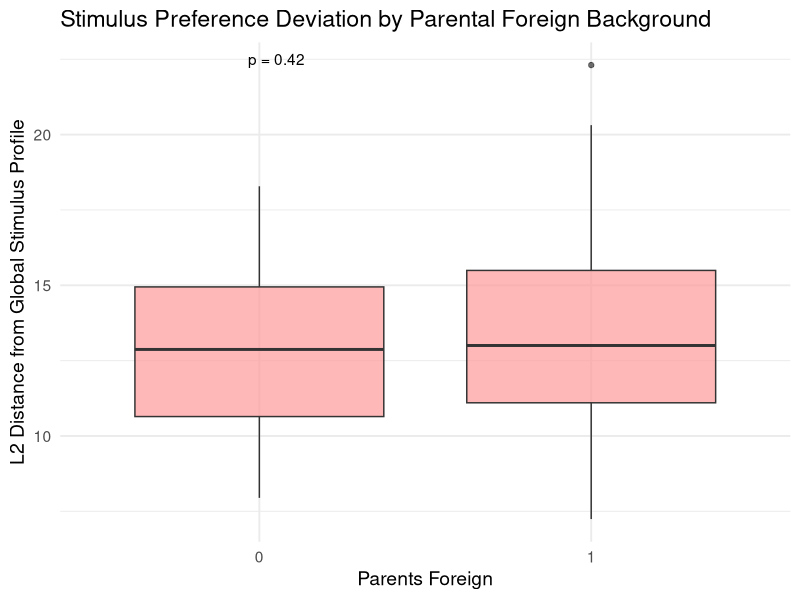

Here is the R script that generated this plot:
library(tidyverse)
library(ggpubr)  # Pour stat_compare_means()

# Charger les données
df <- read.csv("full_questionnaire_data.csv")

# Sélectionner les colonnes des stims
stim_vars <- grep("^stim_", names(df), value = TRUE)

# Supprimer les lignes avec tous les stims manquants
df <- df %>%
  filter(rowSums(is.na(select(., all_of(stim_vars)))) < length(stim_vars))

# Calculer la moyenne globale pour chaque stim
global_means <- df %>%
  select(all_of(stim_vars)) %>%
  summarise(across(everything(), ~mean(., na.rm = TRUE)))

# Calculer la distance L2 pour chaque participant (stims)
df$L2_distance <- apply(df[, stim_vars], 1, function(x) {
  sqrt(sum((x - global_means)^2, na.rm = TRUE))
})

# Nettoyer la variable Foreign
df$Foreign <- as.factor(df$Foreign)

# Plot avec test statistique
ggplot(df, aes(x = Foreign, y = L2_distance)) +
  geom_boxplot(fill = "#FF9999", alpha = 0.7) +
  stat_compare_means(method = ifelse(nlevels(df$Foreign) == 2, "wilcox.test", "kruskal.test"),
                     label = "p.format") +
  theme_minimal(base_size = 14) +
  labs(x = "Parents Foreign", y = "L2 Distance from Global Stimulus Profile",
       title = "Stimulus Preference Deviation by Parental Foreign Background")
  